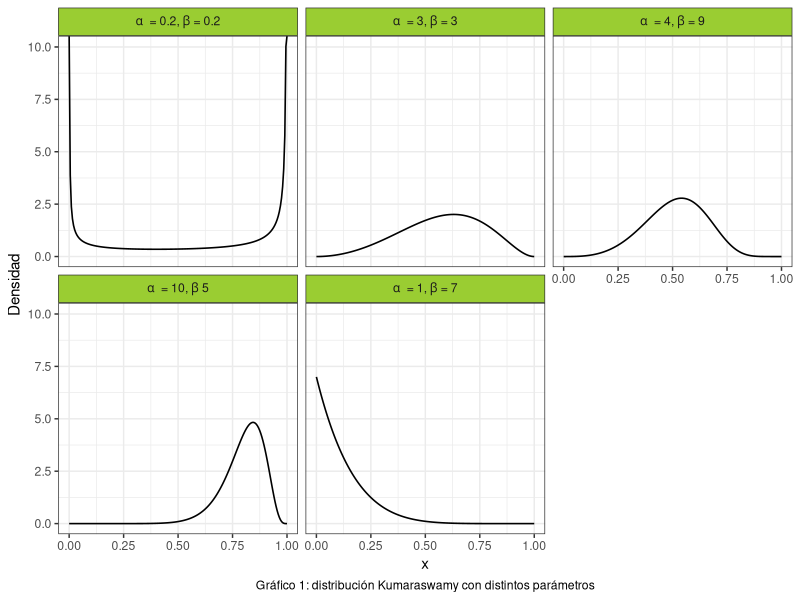

Here is the R script that generated this plot: (Note: this script raises an error after producing the figure.)
## ---- chunk 1
#Librerias
library(ggplot2)
library(dplyr)
library(gridExtra)
library(kableExtra)
library(stats)
set.seed(394)
## ---- chunk 2

cant_saltos <- 0

#Punto 1:
sample_mh <- function(d_objetivo, r_propuesta, d_propuesta, p_inicial, n) {
  muestras <- matrix(nrow = n, ncol = length(p_inicial))
  muestras[1, ] <- p_inicial
  
  for(i in 2:n) {
    p_actual <- muestras[i-1,]
    p_nuevo <- r_propuesta(p_actual)
    
    f_nuevo <- d_objetivo(p_nuevo)
    f_actual <- d_objetivo(p_actual)
    
    q_actual <- d_propuesta(p_actual, mean = p_nuevo)
    q_nuevo <- d_propuesta(p_nuevo, mean = p_actual)
    
    alpha <- min(1, (f_nuevo/f_actual)*(q_actual/q_nuevo))
    aceptar <- rbinom(1, 1, alpha)
    
    if(aceptar) { 
      muestras[i,] <- p_nuevo
      cant_saltos <- cant_saltos + 1
      
    } else {
      muestras[i,] <- p_actual
    }
  }
  
  if (ncol(muestras) == 1) {
    muestras <- as.vector(muestras)
  } 
  return(list(muestras=muestras,cant_saltos=cant_saltos))
}

## ---- chunk 3
#Punto 2
# Crear grilla para los valores de "x"
grid_n <- 200
x_grid <- seq(0, 1, length.out = grid_n)

kumaraswamy <- function(x, a, b){
  a*b*(x^(a-1))*((1-(x^a))^(b-1))
}

a <- c(0.2, 3, 4, 10, 1)
b <- c(0.2, 3, 9, 5, 7)

#Creamos un data frame para graficar la distribución de Kumaraswamy:

data1 <- data.frame(
  Funcion = as.factor(rep(1:5, each = grid_n)),
  Densidad = numeric(5 * grid_n),
  Grilla = rep(x_grid, times = 5)
) 

#Completamos el data frame con las densidades:
for(i in 1:5) {
    indices <- seq(from = 1 + (i - 1) * 200, to = 200 + (i - 1) * 200)
    data1$Densidad[indices] <- kumaraswamy(x_grid, a[i], b[i])
}

# Asigno etiquetas para cada función de kumaraswamy
levels(data1$Funcion) <- c(
  expression(alpha ~ " = 0.2," ~ beta ~ "= 0.2"),
  expression(alpha ~ " = 3," ~ beta ~ "= 3"),
  expression(alpha ~ " = 4," ~ beta ~ "= 9"),
  expression(alpha ~ " = 10," ~ beta ~ "5"),
  expression(alpha ~ " = 1," ~ beta ~ "= 7")
)

ggplot(data = data1, aes(x = Grilla, y = Densidad)) +
  geom_line(size = 0.55) +
  facet_wrap(~Funcion, labeller = label_parsed) +
  theme_bw() +
  labs(x = "x",
       caption = "Gráfico 1: distribución Kumaraswamy con distintos parámetros") + 
  theme(
    strip.background = element_rect(fill = "olivedrab3"),
    plot.caption = element_text(hjust = 0.5)
  )

## ---- chunk 4
#Punto 3
concentracion3 <- c(4,10,20)
tabla3 <- data.frame ( 
  concentracion = rep(concentracion3, each = 5000),
  muestra = numeric(15000)
  )
tasa3 <- numeric(3)

for (i in 1:3) {
#Funciones a usar
d_objetivo <- function(x) kumaraswamy(x, 6, 2)
d_propuesta <- function(x, mean) dbeta(x, shape1 = mean * concentracion3[i], shape2 = (1-mean) * concentracion3[i])
r_propuesta <- function(x) rbeta(1, shape1 = x * concentracion3[i], shape2 = (1-x) * concentracion3[i])
#Donde x hace referencia a mu
n3 <- 5000
p_inicial <- rbeta(1,shape1=2,shape2=2)
funcion3 <- sample_mh(d_objetivo, r_propuesta, d_propuesta, p_inicial, n3)
indices <- seq(from = 1 + (i - 1) * 5000, to = 5000 + (i - 1) * 5000)
tabla3$muestra[indices] <- funcion3$muestras

tasa3[i] <- funcion3$cant_saltos/n3
} 

#Tasa de aceptacion
tabla3_2 <- data.frame(
  Concentracion = c("4","10","20"),
  Tasa_de_aceptacion = tasa3
) %>%
  kable() %>%
  kable_styling(bootstrap_options = c("striped","hover","condensed")) %>%
  add_footnote("Pie tabla")

#Gata peluda junta
# Agrego una columna con el orden de las muestras
tabla3$orden <- rep(1:5000, times = 3)
tabla3$concentracion <- as.factor(tabla3$concentracion) 


# Gráfico con múltiples líneas
grafico3_1 <- ggplot(data = tabla3, aes(x = orden, y = muestra, group = concentracion, color = concentracion)) +
  geom_line() +
  theme_bw() +
  labs(x = "x", y = "y", color = "Group", caption = "Título grafico") +
  theme(legend.position = "top")  
  
#Trace plots
plot_trace <- function(x){
  data.frame(x = seq_along(x), y = x) %>% 
    ggplot() +
    geom_line(aes(x = x, y = y))
}

grafico3_2 <- plot_trace(tabla3$muestra[1:5000]) + labs (caption = "Titulo grafico")
grafico3_3 <- plot_trace(tabla3$muestra[5001:10000]) + labs (caption = "Titulo grafico")
grafico3_4 <- plot_trace(tabla3$muestra[10001:15000]) + labs (caption = "Titulo grafico")

#Histogramas
plot_hist <- function(x, d_objetivo) {
  x_seq <- seq(min(x), max(x), length.out = n_3)
  df_hist <- data.frame(x = x)
  df_line <- data.frame(x = x_seq, y = d_objetivo(x_seq))
  
  ggplot(df_hist)+
    geom_histogram(aes(x = x, y =after_stat(density))) +
    geom_line(aes(x = x, y = y), data = df_line, color = "red")
}
grafico3_5 <- plot_hist(tabla3$muestra[1:5000],d_objetivo) +
  labs (title = "k=4", x = "Muestras", y = "Densidad")
grafico3_6 <- plot_hist(tabla3$muestra[5001:10000],d_objetivo) +
  labs (title = "k=10", x = "Muestras", y = "Densidad")
grafico3_7 <- plot_hist(tabla3$muestra[10001:15000],d_objetivo) +
  labs (title = "k=20", x = "Muestras", y = "Densidad")

grid.arrange(grafico3_5,grafico3_6,grafico3_7,nrow=1)

#Graficos de autocorrelacion
a3 <- acf(tabla3$muestra[1:5000])

grafico3_8 <- ggplot()+
  geom_line(aes(y = a3$acf, x = a$lag)) +
  labs (title = "k=4", x = "Rezago", y = "Autocorrelación")

b3 <- acf(tabla3$muestra[1:5000])

grafico3_9 <- ggplot()+
  geom_line(aes(y = b3$acf, x = a$lag)) +
  labs (title = "k=10", x = "Rezago", y = "Autocorrelación")

c3 <- acf(tabla3$muestra[1:5000])

grafico3_10 <- ggplot()+
  geom_line(aes(y = c3$acf, x = a$lag)) +
  labs (title = "k=20", x = "Rezago", y = "Autocorrelación")

grid.arrange(grafico3_8,grafico3_9,grafico3_10,nrow=1)
